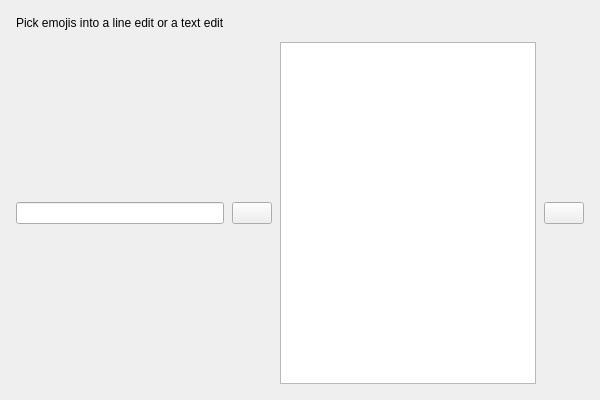
<?xml version='1.0' encoding='utf-8'?>
<ui version="4.0">
 <class>MainWindow</class>
 <widget class="QMainWindow" name="MainWindow">
  <property name="geometry">
   <rect>
    <x>0</x>
    <y>0</y>
    <width>600</width>
    <height>400</height>
   </rect>
  </property>
  <property name="windowTitle">
   <string>QCustomEmojiPicker Example</string>
  </property>
  <widget class="QWidget" name="centralwidget">
   <layout class="QVBoxLayout" name="verticalLayout">
    <property name="spacing">
     <number>12</number>
    </property>
    <property name="leftMargin">
     <number>16</number>
    </property>
    <property name="topMargin">
     <number>16</number>
    </property>
    <property name="rightMargin">
     <number>16</number>
    </property>
    <property name="bottomMargin">
     <number>16</number>
    </property>
    <item>
     <widget class="QLabel" name="titleLabel">
      <property name="text">
       <string>Pick emojis into a line edit or a text edit</string>
      </property>
     </widget>
    </item>
    <item>
     <layout class="QHBoxLayout" name="editorsRow">
      <property name="spacing">
       <number>8</number>
      </property>
      <item>
       <widget class="QLineEdit" name="lineEdit" />
      </item>
      <item>
       <widget class="QPushButton" name="lineEditBtn">
        <property name="toolTip">
         <string>Insert emoji into the line edit</string>
        </property>
       </widget>
      </item>
      <item>
       <widget class="QTextEdit" name="textEdit" />
      </item>
      <item>
       <widget class="QPushButton" name="textEditBtn">
        <property name="toolTip">
         <string>Insert emoji into the text edit</string>
        </property>
       </widget>
      </item>
     </layout>
    </item>
   </layout>
  </widget>
 </widget>
 <connections />
<customwidgets><customwidget><class>QPushButton</class><extends>QPushButton</extends><header location="global">Custom_Widgets.Theme.h</header><container>1</container></customwidget><customwidget><class>QLabel</class><extends>QLabel</extends><header location="global">Custom_Widgets.Theme.h</header><container>1</container></customwidget></customwidgets></ui>
